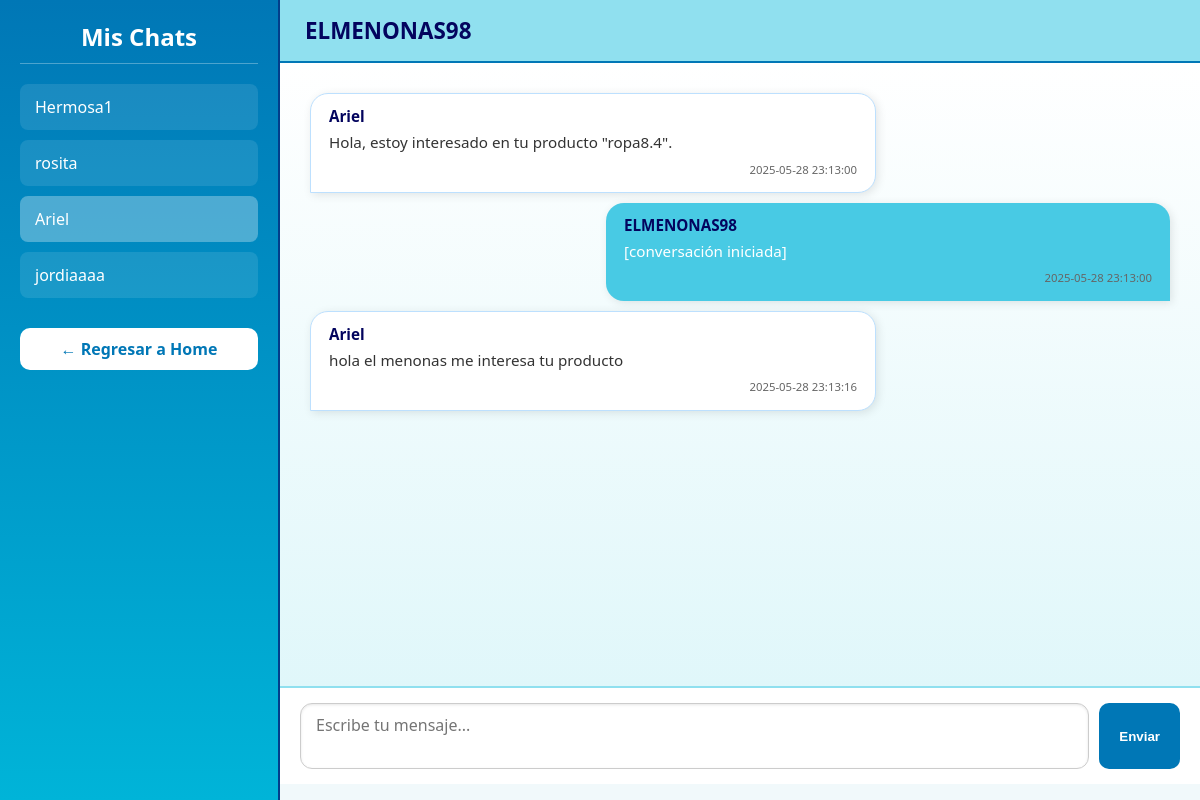
Page /chats.php?chat=21 (signed in) on the committed database.
### tables this page shows
CREATE TABLE `chat` (
  `IDchat` int(11) NOT NULL,
  `FechaHoraUltimoMensaje` timestamp NOT NULL DEFAULT current_timestamp(),
  `IDproducto` int(11) DEFAULT NULL
);

CREATE TABLE `msgs` (
  `IDmsgs` int(11) NOT NULL,
  `IDusuario` int(11) DEFAULT NULL,
  `IDchat` int(11) DEFAULT NULL,
  `Mensaje` text NOT NULL,
  `FechaHora` timestamp NOT NULL DEFAULT current_timestamp()
);

CREATE TABLE `usuario` (
  `IDusuario` int(11) NOT NULL,
  `Nombre` varchar(100) NOT NULL,
  `Contraseña` varchar(255) NOT NULL,
  `Apellidos` varchar(100) NOT NULL,
  `NombreUsuario` varchar(50) NOT NULL,
  `Correo` varchar(100) NOT NULL,
  `FechaNacimiento` date NOT NULL,
  `Rol` enum('admin','usuario','super') NOT NULL DEFAULT 'usuario',
  `FechaRegistro` timestamp NOT NULL DEFAULT current_timestamp(),
  `Estado` enum('activo','inactivo') DEFAULT 'activo',
  `Genero` enum('masculino','femenino','otro') DEFAULT 'otro',
  `IDmultimedia` int(11) DEFAULT NULL,
  `Avatar` mediumblob DEFAULT NULL,
  `TipoPrivacidad` enum('comprador','vendedor','ambos') NOT NULL DEFAULT 'comprador'
);

### chats.php (the view, shortened to what this page needs)
<?php
include 'conexionCapa.php';
$mi_id = $_SESSION['usuario_id'];
if (isset($_GET['chat'])) {
    $chat_id = intval($_GET['chat']);
    $stmt = $conn->prepare("
        SELECT u.NombreUsuario, m.Mensaje, m.FechaHora
        FROM msgs m
        JOIN usuario u ON m.IDusuario = u.IDusuario
        WHERE m.IDchat = ?
        ORDER BY m.FechaHora ASC
    ");
    $stmt->bind_param("i", $chat_id);
    $stmt->execute();
    $mensajes = $stmt->get_result();
}
$chats = $conn->query("
    SELECT c.IDchat, u.NombreUsuario AS Participante
    FROM chat c
    JOIN msgs m ON c.IDchat = m.IDchat
    JOIN usuario u ON m.IDusuario != $mi_id AND u.IDusuario = m.IDusuario
    WHERE c.IDchat IN (
        SELECT IDchat FROM msgs WHERE IDusuario = $mi_id
    )
    GROUP BY c.IDchat
    ORDER BY c.FechaHoraUltimoMensaje DESC
");
?>
<body>
    <div class="chat-wrapper">
        <aside class="chat-sidebar">
            <h2>Mis Chats</h2>
            <ul class="chat-list">
                <?php while ($chat = $chats->fetch_assoc()): ?>
                    <li>
                        <a href="?chat=<?php echo $chat['IDchat']; ?>" class="<?php echo (isset($_GET['chat']) && $_GET['chat'] == $chat['IDchat']) ? 'active' : ''; ?>">
                            <?php echo $chat['Participante']; ?>
                        </a>
                    </li>
                <?php endwhile; ?>
            </ul>
<?php
if (isset($_SESSION["rol"]) && $_SESSION["rol"] === "admin") {
    $enlaceHome = "home_admin.php";
} elseif (isset($_SESSION["tipo_privacidad"])) {
    if ($_SESSION["tipo_privacidad"] === "vendedor") {
        $enlaceHome = "home_vendedor.php";
    } elseif ($_SESSION["tipo_privacidad"] === "comprador") {
        $enlaceHome = "home_comprador.php";
    }
}
?>
<a href="<?= $enlaceHome ?>" style="display: block; margin-top: 30px; text-align: center; background: white; color: #0077b6; padding: 10px 15px; border-radius: 10px; font-weight: bold; text-decoration: none;">← Regresar a Home</a>
</aside>
        <main class="chat-main">
            <header class="chat-header">
                <h3><?php echo htmlspecialchars($_SESSION['nombre_usuario']); ?></h3>
            </header>
            <section class="chat-messages">
                <?php if (isset($mensajes)): ?>
                    <?php while ($msg = $mensajes->fetch_assoc()): ?>
                        <div class="mensaje <?php echo ($msg['NombreUsuario'] === $_SESSION['nombre_usuario']) ? 'propio' : 'otro'; ?>">
                            <strong><?php echo $msg['NombreUsuario']; ?></strong>
                            <?php echo $msg['Mensaje']; ?>
                            <span class="hora"><?php echo $msg['FechaHora']; ?></span>
                        </div>
                    <?php endwhile; ?>
                <?php else: ?>
                    <p class="sin-chat">Selecciona un chat para comenzar.</p>
                <?php endif; ?>
            </section>
            <?php if (isset($chat_id)): ?>
                    <form method="POST" action="enviar_mensaje.php" class="form-mensaje">
                    <textarea name="mensaje" placeholder="Escribe tu mensaje..." required></textarea>
                    <button type="submit">Enviar</button>
                </form>
            <?php endif; ?>
        </main>
    </div>
</body>

### chats.php (style rules this page uses)
body { margin: 0; font-family: 'Segoe UI', sans-serif; background: linear-gradient(to right, #ade8f4, #caf0f8); display: flex; height: 100vh; }
.chat-wrapper { display: flex; width: 100%; height: 100%; box-shadow: 0 0 10px rgba(0, 0, 0, 0.2); }
.chat-sidebar { width: 280px; background: linear-gradient(to bottom, #0077b6, #00b4d8); color: white; padding: 20px; box-sizing: border-box; overflow-y: auto; border-right: 2px solid #023e8a; }
.chat-sidebar h2 { margin-top: 0; font-size: 1.5em; text-align: center; border-bottom: 1px solid rgba(255, 255, 255, 0.3); padding-bottom: 10px; }
.chat-list { list-style: none; padding: 0; margin-top: 20px; }
.chat-list a { display: block; padding: 12px 15px; background: rgba(255, 255, 255, 0.1); color: white; border-radius: 8px; margin-bottom: 10px; text-decoration: none; transition: background 0.3s; }
.chat-list a:hover, .chat-list a.active { background: rgba(255, 255, 255, 0.3); }
.chat-main { flex-grow: 1; display: flex; flex-direction: column; background: #f1f9fb; }
.chat-header { background: #90e0ef; padding: 15px 25px; border-bottom: 2px solid #0077b6; display: flex; flex-direction: column; justify-content: center; }
.chat-header h3 { margin: 0; font-size: 1.4em; color: #03045e; }
.chat-messages { flex-grow: 1; padding: 20px; overflow-y: auto; background: linear-gradient(to top, #e0f7fa, #ffffff); }
.mensaje { max-width: 60%; padding: 12px 18px; margin: 10px; border-radius: 18px; box-shadow: 2px 2px 10px rgba(0, 0, 0, 0.1); position: relative; font-size: 0.95em; line-height: 1.4em; word-wrap: break-word; }
.mensaje.propio { background: #48cae4; color: white; margin-left: auto; border-bottom-right-radius: 0; }
.mensaje.otro { background: #ffffff; color: #333; margin-right: auto; border-bottom-left-radius: 0; border: 1px solid #bde0fe; }
.mensaje strong { display: block; font-weight: bold; margin-bottom: 5px; color: #03045e; }
.hora { display: block; font-size: 0.75em; margin-top: 5px; color: #666; text-align: right; }
.form-mensaje { display: flex; padding: 15px 20px; border-top: 2px solid #90e0ef; background: #ffffff; }
.form-mensaje textarea { flex-grow: 1; padding: 10px 15px; border-radius: 12px; border: 1px solid #ccc; resize: none; font-family: inherit; font-size: 1em; box-shadow: inset 0 1px 3px rgba(0,0,0,0.1); }
.form-mensaje button { margin-left: 10px; padding: 10px 20px; background-color: #0077b6; color: white; border: none; border-radius: 10px; cursor: pointer; font-weight: bold; transition: background-color 0.3s; }

### rows in the picture
chat: Participante "Hermosa1"
chat: Participante "rosita"
chat: Participante "Ariel"
chat: Participante "jordiaaaa"
msgs: IDusuario.NombreUsuario "Ariel", Mensaje "Hola, estoy interesado en tu producto \"ropa8.4\".", FechaHora "2025-05-28 23:13:00"
msgs: IDusuario.NombreUsuario "ELMENONAS98", Mensaje "[conversación iniciada]", FechaHora "2025-05-28 23:13:00"
msgs: IDusuario.NombreUsuario "Ariel", Mensaje "hola el menonas me interesa tu producto", FechaHora "2025-05-28 23:13:16"

### other values in the picture
$_SESSION['nombre_usuario'] "ELMENONAS98"
